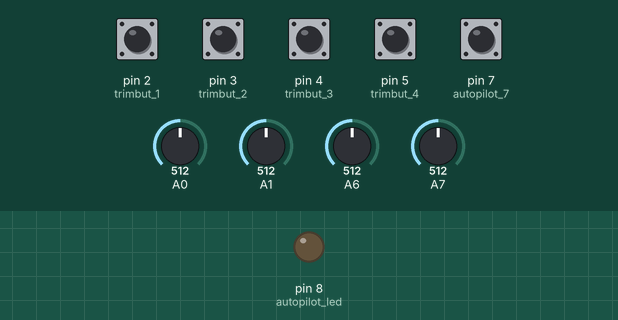
Recording of a sketch running on a simulated Arduino Nano, built with avr-gcc and run on an emulated ATmega328P. On the bench: output pins drawn as LEDs (lit = HIGH). The test bench sets the inputs (shaded band); at power-on: pin 2 (trimbut_1), pin 3 (trimbut_2), pin 4 (trimbut_3), pin 5 (trimbut_4), pin 7 (autopilot_7) HIGH, A0 = 512, A1 = 512, A6 = 512, A7 = 512. No radio packets arrive unless stated.

Above: at 1.2 s.
1.3 s: pin 7 (autopilot_7) pulled LOW for 0.15 s
At 2.5 s:
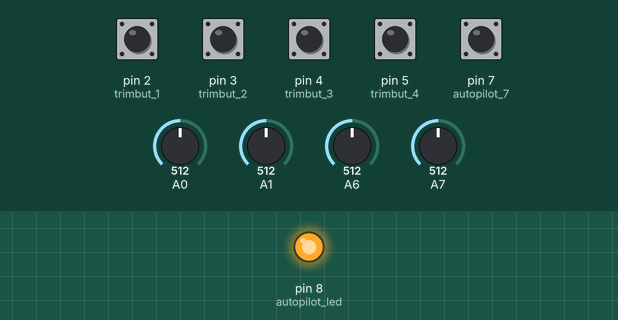
2.9 s: pin 7 (autopilot_7) pulled LOW for 1 s
At 5.0 s:
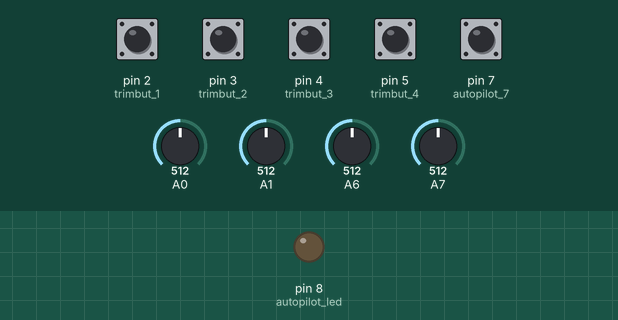
Timing chart, 0 to 6.5 s (numbered marks = the images above; inputs shaded):
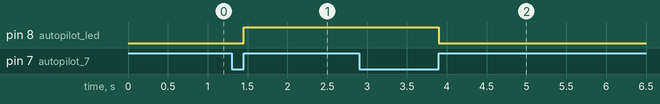

Measured:
- after the input at 1.3 s, pin 8 (autopilot_led): LOW → HIGH after 0.15 s
- after the input at 2.9 s, pin 8 (autopilot_led): HIGH → LOW after 1.0 s

The sketch:

TX_plane_8.ino
```cpp
// 8 Channel Transmitter (No Trim)
// Input pin A5

  #include <SPI.h>
  #include <nRF24L01.h>
  #include <RF24.h>
  #define trimbut_1 2                       // Trim button 1 / Pin D2
  #define trimbut_2 3                      // Trim button 2 / Pin D3
  #define trimbut_3 4                      // Trim button 3 / Pin D4
  #define trimbut_4 5                      // Trim button 4 / Pin D5
  #define autopilot_7 7                      // autopilot / Pin D7
  #define autopilot_led 8                 // autopilot_led / Pin D8
  bool buttonWasPressed = false;
  const byte pipe[5] = "ch1";         // NOTE: The same as in the receiver 000322
  RF24 radio(9, 10);                       // select CE,CSN pin
  //int pitchTrimMiddle = EEPROM.read(1) * 4;        // Reading trim values from Eprom
  //int rollTrimMiddle = EEPROM.read(3) * 4;
  int pitchTrimMiddle = 512;
  int rollTrimMiddle = 512;
struct Signal {
  byte throttle;
  byte pitch;
  byte roll;
  byte yaw;
  bool autopilot;
};
Signal data;
struct ResponseSignal {
  bool ledOn;
};
ResponseSignal responseData;
  void ResetData()
  {
    data.throttle = 0;
    data.pitch = 127;
    data.roll = 127;
    data.yaw = 127;
    data.autopilot = false;
  }
  void setup()
  {
                                       //Configure the NRF24 module
    radio.begin();
    radio.openWritingPipe(pipe);
    radio.setChannel(115);
    radio.setAutoAck(false);
    radio.setDataRate(RF24_250KBPS);    // The lowest data rate value for more stable communication
    radio.setPALevel(RF24_PA_MAX);      // Output power is set for maximum

    radio.stopListening();              // Start the radio comunication for Transmitter
    ResetData();
    pinMode(trimbut_1, INPUT_PULLUP);
    pinMode(trimbut_2, INPUT_PULLUP);
    pinMode(trimbut_3, INPUT_PULLUP);
    pinMode(trimbut_4, INPUT_PULLUP);
    pinMode(autopilot_7, INPUT_PULLUP);
    pinMode(autopilot_led, OUTPUT);
    //pitchTrimMiddle = EEPROM.read(1) * 4;
    //rollTrimMiddle = EEPROM.read(3) * 4;

  }
                                      // Joystick center and its borders
  int Border_Map(int val, int lower, int middle, int upper, bool reverse)
  {
    val = constrain(val, lower, upper);
    if ( val < middle )
    val = map(val, lower, middle, 0, 128);
    else
    val = map(val, middle, upper, 128, 255);
    return ( reverse ? 255 - val : val );
  }
  void loop()
  {
    // setting button to turn on autopilot to switch mode on taking pressure off
    if (digitalRead(autopilot_7)==LOW) {
      buttonWasPressed = true;
    }
    if (digitalRead(autopilot_7)==HIGH && buttonWasPressed) {
      data.autopilot = !data.autopilot;
      buttonWasPressed = false;
    }
    //
    if (data.autopilot) {
      digitalWrite(autopilot_led, HIGH);
    } else {
      digitalWrite(autopilot_led, LOW);
    }

  if(digitalRead(trimbut_1)==LOW && rollTrimMiddle < 630) {
    rollTrimMiddle=rollTrimMiddle+15;
    //EEPROM.write(1,rollTrimMiddle/4);
    delay(130);
  }
  if(digitalRead(trimbut_2)==LOW && rollTrimMiddle > 280){
    rollTrimMiddle=rollTrimMiddle-15;
    //EEPROM.write(1,rollTrimMiddle/4);
    delay(130);
  }

  if(digitalRead(trimbut_3)==LOW && pitchTrimMiddle < 630) {
    pitchTrimMiddle = pitchTrimMiddle + 15;
    //EEPROM.write(3,pitchTrimMiddle/4);
    delay(130);
  }
  if(digitalRead(trimbut_4)==LOW && pitchTrimMiddle > 280){
    pitchTrimMiddle = pitchTrimMiddle - 15;
    //EEPROM.write(3,pitchTrimMiddle/4);
    delay(130);
  }

                                     // Control Stick Calibration for channels
  data.roll = Border_Map(analogRead(A1), 0, rollTrimMiddle, 1023, false);        // "true" or "false" for signal direction
  data.yaw = Border_Map(analogRead(A7), 0, 512, 1023, false);
  data.pitch = Border_Map(analogRead(A0), 0, pitchTrimMiddle, 1023, true);
  data.throttle = Border_Map(analogRead(A6),0, 800, 1023, false);  // For Single side ESC
  // data.throttle = Border_Map( analogRead(A1),0, 512, 1023, false ); // For Bidirectional ESC
  radio.write(&data, sizeof(Signal));
}
```
